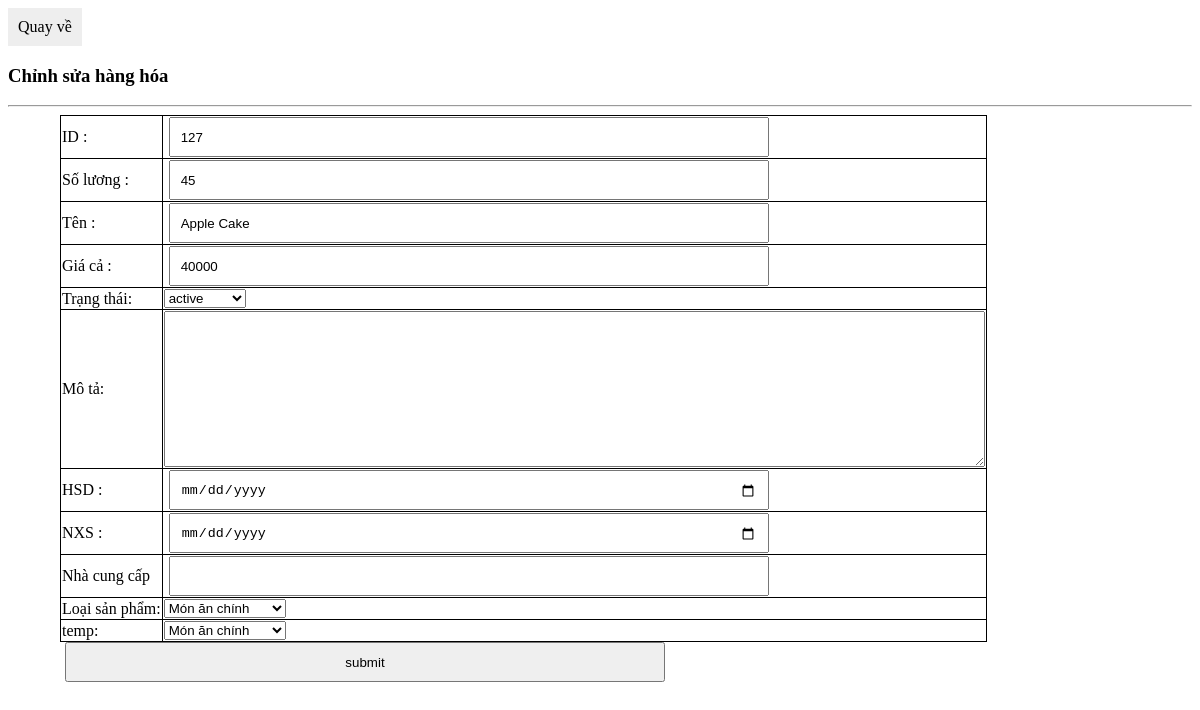
/admin/update.php?option_list=update&id_list=127, run on the app's committed database.
### tables this page shows
CREATE TABLE `item_1` (
  `id` int(30) NOT NULL,
  `thu_tu` int(200) NOT NULL,
  `name` varchar(200) NOT NULL,
  `img` varchar(500) NOT NULL,
  `cost` int(50) NOT NULL,
  `status` varchar(100) NOT NULL,
  `details` text NOT NULL,
  `HSD` date NOT NULL,
  `NXS` date NOT NULL,
  `Supply` varchar(100) NOT NULL,
  `type` varchar(100) NOT NULL,
  `category` varchar(100) NOT NULL
);

### admin/update.php (the view, shortened to what this page needs)
<?php
    include('../config/config.php');
        $id_list = $_GET['id_list'];
        $sql_list = "SELECT * FROM item_1 WHERE id='". $id_list."' " ;
        $query_list_update = mysqli_query($mysqli, $sql_list);
        $list_rows = mysqli_fetch_array( $query_list_update);
?>
<div class="menu">
    <a href="list.php">Quay về</a>
</div>
<h3>Chỉnh sửa hàng hóa</h3>
<hr>
<div class="main-body">
  <form action="update.php?id_list=<?php echo $id_list?>" method="POST">
        <table>
            <tr >
                <td><span>ID :</span></td>
                <td><input type="text" name="id" value="<?php echo $list_rows['id']?>"></td>
            </tr>
            <tr>
                <td><span>Số lương :</span></td>
                <td> <input type="text" name="thu_tu" value="<?php echo $list_rows['thu_tu']?>"></td>
            </tr>
            <tr>
                <td>Tên :</td>
                <td><input type="text" name="name" value="<?php echo $list_rows['name']?>"></td>
            </tr>
            <tr>
                <td>Giá cả :</td>
                <td><input type="text" name="cost" value="<?php echo $list_rows['cost']?>"></td>
            </tr>
            <tr>
                <td>Trạng thái: </td>
                <td><select name="status" id="">
                        <option value="active">active</option>
                </select></td>
            </tr>
            <tr>
                <td>Mô tả:</td>
                <td> <textarea rows="10" cols="100"  name="details" value="<?php echo $list_rows['details']?>"></textarea></td>
            </tr>
            <tr>
                <td>HSD :</td>
                <td> <input type="date" name="HSD" value="<?php echo $list_rows['HSD']?>"></td>
            </tr>
            <tr>
                <td>NXS :</td>
                <td><input type="date" name="NXS" value="<?php echo $list_rows['NXS']?>"></td>
            </tr>
            <tr>
                <td>Nhà cung cấp</td>
                <td><input type="text" name="Supply" value="<?php echo $list_rows['Supply']?>"></td>
            </tr>
            <tr>
                <td>Loại sản phẩm:</td>
                <td>
                    <select name="type" id="">
                        <option value="main_food">Món ăn chính</option>
                    </select>
                </td>
            </tr>
            <tr>
            <td>temp:</td>
                <td>
                    <select name="category" id="">
                        <option value="main_food">Món ăn chính</option>
                    </select>
                </td>
            </tr>
        </table>
        <input type="submit" name="update" value="submit">
    </form>
</div>

### admin/update.php (style rules this page uses)
table { border-collapse:collapse; background-color: #fff; padding: 10px; }
tr { border:1px solid black; }
td { border:1px solid black; }
.main-body { width: 1080px; height: 560px; margin: 0 auto; }
.menu a { display: inline-block; padding :10px; text-decoration: none; color: black; background-color: #eee; }
input { margin: 0px 5px 0px 5px; width: 600px; height: 40px; padding: 10px; }

### data on the page
item_1: id "127", thu_tu "45", name "Apple Cake", cost "40000"
